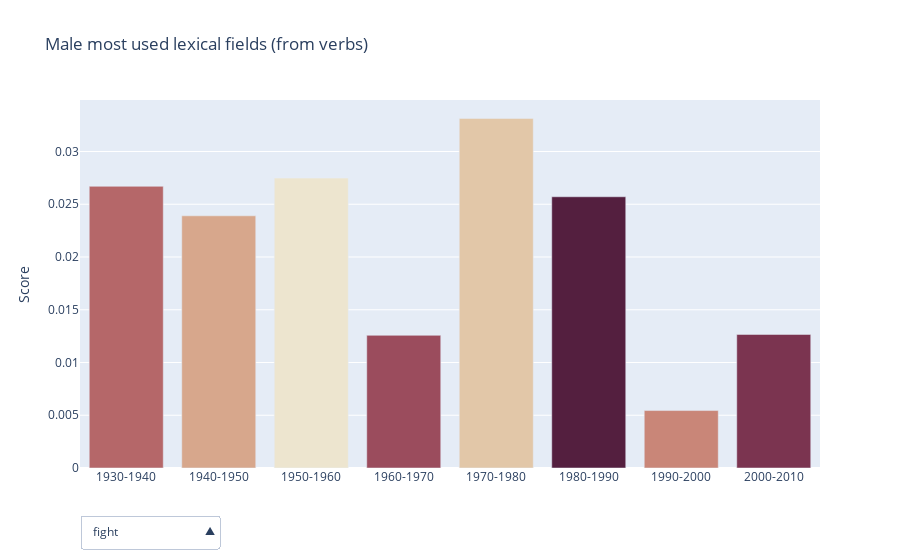

Notebook source saved alongside this figure:
### Markdown cell above
##### Male lexical fields from verbs

### Code cell
#male verbs

# Initialize figure
fig = go.Figure()
decades = ['1930-1940','1940-1950','1950-1960','1960-1970','1970-1980','1980-1990','1990-2000','2000-2010']
# Add Traces

fig.add_trace(
    go.Bar(y=df_feature_evolution_m_verb.fight,x=decades, marker={'color': df_feature_evolution_m_verb.fight.sort_values(ascending=False).index, 'colorscale': 'Brwnyl'},
            name="Male Verb ['fight']",
               visible=True)
               )
fig.add_trace(
    go.Bar(y=df_feature_evolution_m_verb.kill,x=decades, marker={'color': df_feature_evolution_m_verb.kill.sort_values(ascending=False).index, 'colorscale': 'Brwnyl'},
               name="Male Verb ['kill']",
               visible=False)
               )
fig.add_trace(
    go.Bar(y=df_feature_evolution_m_verb.negative_emotion,x=decades, marker={'color': df_feature_evolution_m_verb.negative_emotion.sort_values(ascending=False).index, 'colorscale': 'Brwnyl'},
               name="Male Verb ['Negative Emotion']",
               visible=False)
               )

button_layer_1_height = -0.1
button_layer_2_height = -0.1

fig.update_layout(
    updatemenus=[
        dict(
            active=0,
            buttons=list([
                dict(label="fight",
                     method="update",
                     args=[{"visible": [True, False, False]},
                          ]),
                dict(label="kill",
                     method="update",
                     args=[{"visible": [False, True, False]},
                          ]),
                dict(label="negative_emotion",
                     method="update",
                     args=[{"visible": [False, False, True]},
                           ]),
            ]),
                        type = "dropdown",
            direction="up",
            pad={"r": 10, "t": 10},
            showactive=True,
            x=0,
            xanchor="left",
            y=button_layer_1_height,
            yanchor="top"
            
        )
    ])



# Set title
fig.update_layout(title_text="Male most used lexical fields (from verbs) ", yaxis_title="Score")
layout = go.Layout(
    autosize=False,
    width=1000,
    height=1000)
fig.show(layout=layout)

### Figure 1 — Plotly figure (JSON) as saved in the notebook; plotly's stock layout.template omitted (floating-point values rounded to 4 significant figures)
{"data": [{"marker": {"color": [4, 2, 0, 5, 1, 7, 3, 6], "colorscale": [[0, "rgb(237, 229, 207)"], [0.1667, "rgb(224, 194, 162)"], [0.3333, "rgb(211, 156, 131)"], [0.5, "rgb(193, 118, 111)"], [0.6667, "rgb(166, 84, 97)"], [0.8333, "rgb(129, 55, 83)"], [1, "rgb(84, 31, 63)"]]}, "name": "Male Verb ['fight']", "type": "bar", "visible": true, "x": ["1930-1940", "1940-1950", "1950-1960", "1960-1970", "1970-1980", "1980-1990", "1990-2000", "2000-2010"], "y": [0.0267, 0.0239, 0.02748, 0.01257, 0.03314, 0.02571, 0.005445, 0.01266]}, {"marker": {"color": [4, 5, 0, 2, 1, 7, 3, 6], "colorscale": [[0, "rgb(237, 229, 207)"], [0.1667, "rgb(224, 194, 162)"], [0.3333, "rgb(211, 156, 131)"], [0.5, "rgb(193, 118, 111)"], [0.6667, "rgb(166, 84, 97)"], [0.8333, "rgb(129, 55, 83)"], [1, "rgb(84, 31, 63)"]]}, "name": "Male Verb ['kill']", "type": "bar", "visible": false, "x": ["1930-1940", "1940-1950", "1950-1960", "1960-1970", "1970-1980", "1980-1990", "1990-2000", "2000-2010"], "y": [0.02519, 0.02156, 0.02496, 0.01293, 0.03164, 0.02538, 0.005445, 0.01326]}, {"marker": {"color": [4, 2, 0, 1, 5, 7, 3, 6], "colorscale": [[0, "rgb(237, 229, 207)"], [0.1667, "rgb(224, 194, 162)"], [0.3333, "rgb(211, 156, 131)"], [0.5, "rgb(193, 118, 111)"], [0.6667, "rgb(166, 84, 97)"], [0.8333, "rgb(129, 55, 83)"], [1, "rgb(84, 31, 63)"]]}, "name": "Male Verb ['Negative Emotion']", "type": "bar", "visible": false, "x": ["1930-1940", "1940-1950", "1950-1960", "1960-1970", "1970-1980", "1980-1990", "1990-2000", "2000-2010"], "y": [0.03307, 0.03218, 0.03326, 0.01407, 0.03749, 0.02783, 0.005989, 0.01755]}], "layout": {"title": {"text": "Male most used lexical fields (from verbs) "}, "updatemenus": [{"active": 0, "buttons": [{"args": [{"visible": [true, false, false]}], "label": "fight", "method": "update"}, {"args": [{"visible": [false, true, false]}], "label": "kill", "method": "update"}, {"args": [{"visible": [false, false, true]}], "label": "negative_emotion", "method": "update"}], "direction": "up", "pad": {"r": 10, "t": 10}, "showactive": true, "type": "dropdown", "x": 0, "xanchor": "left", "y": -0.1, "yanchor": "top"}], "yaxis": {"title": {"text": "Score"}}}}
